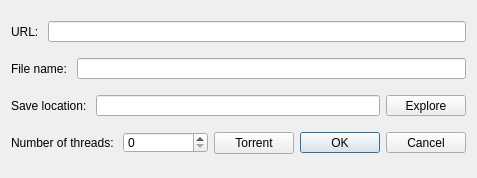
<?xml version="1.0" encoding="UTF-8"?>
<ui version="4.0">
 <class>NewTask</class>
 <widget class="QDialog" name="NewTask">
  <property name="geometry">
   <rect>
    <x>0</x>
    <y>0</y>
    <width>461</width>
    <height>178</height>
   </rect>
  </property>
  <property name="windowTitle">
   <string>NewTask</string>
  </property>
  <layout class="QGridLayout" name="gridLayout">
   <item row="0" column="0">
    <layout class="QHBoxLayout" name="horizontalLayout">
     <item>
      <widget class="QLabel" name="labelUrl">
       <property name="text">
        <string>URL: </string>
       </property>
      </widget>
     </item>
     <item>
      <widget class="QLineEdit" name="lineEditUrl">
       <property name="maximumSize">
        <size>
         <width>16777215</width>
         <height>21</height>
        </size>
       </property>
      </widget>
     </item>
    </layout>
   </item>
   <item row="1" column="0">
    <layout class="QHBoxLayout" name="horizontalLayout_2">
     <item>
      <widget class="QLabel" name="labelFileName">
       <property name="text">
        <string>File name: </string>
       </property>
      </widget>
     </item>
     <item>
      <widget class="QLineEdit" name="lineEditFileName">
       <property name="maximumSize">
        <size>
         <width>16777215</width>
         <height>21</height>
        </size>
       </property>
      </widget>
     </item>
    </layout>
   </item>
   <item row="2" column="0">
    <layout class="QHBoxLayout" name="horizontalLayout_3">
     <item>
      <widget class="QLabel" name="labelSaveLocation">
       <property name="text">
        <string>Save location: </string>
       </property>
      </widget>
     </item>
     <item>
      <widget class="QLineEdit" name="lineEditSaveLocation">
       <property name="maximumSize">
        <size>
         <width>16777215</width>
         <height>21</height>
        </size>
       </property>
      </widget>
     </item>
     <item>
      <widget class="QPushButton" name="pushButtonSetSaveLocation">
       <property name="maximumSize">
        <size>
         <width>16777215</width>
         <height>21</height>
        </size>
       </property>
       <property name="text">
        <string>Explore</string>
       </property>
      </widget>
     </item>
    </layout>
   </item>
   <item row="3" column="0">
    <layout class="QHBoxLayout" name="horizontalLayout_4">
     <item>
      <widget class="QLabel" name="labelThreadNum">
       <property name="text">
        <string>Number of threads: </string>
       </property>
      </widget>
     </item>
     <item>
      <widget class="QSpinBox" name="spinBoxThreadNum">
       <property name="minimumSize">
        <size>
         <width>85</width>
         <height>21</height>
        </size>
       </property>
       <property name="maximumSize">
        <size>
         <width>85</width>
         <height>21</height>
        </size>
       </property>
      </widget>
     </item>
     <item>
      <widget class="QPushButton" name="pushButtonNewTorrent">
       <property name="text">
        <string>Torrent</string>
       </property>
      </widget>
     </item>
     <item>
      <widget class="QDialogButtonBox" name="buttonBoxWhetherOk">
       <property name="maximumSize">
        <size>
         <width>16777215</width>
         <height>21</height>
        </size>
       </property>
       <property name="orientation">
        <enum>Qt::Horizontal</enum>
       </property>
       <property name="standardButtons">
        <set>QDialogButtonBox::Cancel|QDialogButtonBox::Ok</set>
       </property>
      </widget>
     </item>
    </layout>
   </item>
  </layout>
 </widget>
 <resources/>
 <connections>
  <connection>
   <sender>buttonBoxWhetherOk</sender>
   <signal>accepted()</signal>
   <receiver>NewTask</receiver>
   <slot>accept()</slot>
   <hints>
    <hint type="sourcelabel">
     <x>248</x>
     <y>254</y>
    </hint>
    <hint type="destinationlabel">
     <x>157</x>
     <y>274</y>
    </hint>
   </hints>
  </connection>
  <connection>
   <sender>buttonBoxWhetherOk</sender>
   <signal>rejected()</signal>
   <receiver>NewTask</receiver>
   <slot>reject()</slot>
   <hints>
    <hint type="sourcelabel">
     <x>316</x>
     <y>260</y>
    </hint>
    <hint type="destinationlabel">
     <x>286</x>
     <y>274</y>
    </hint>
   </hints>
  </connection>
 </connections>
</ui>
